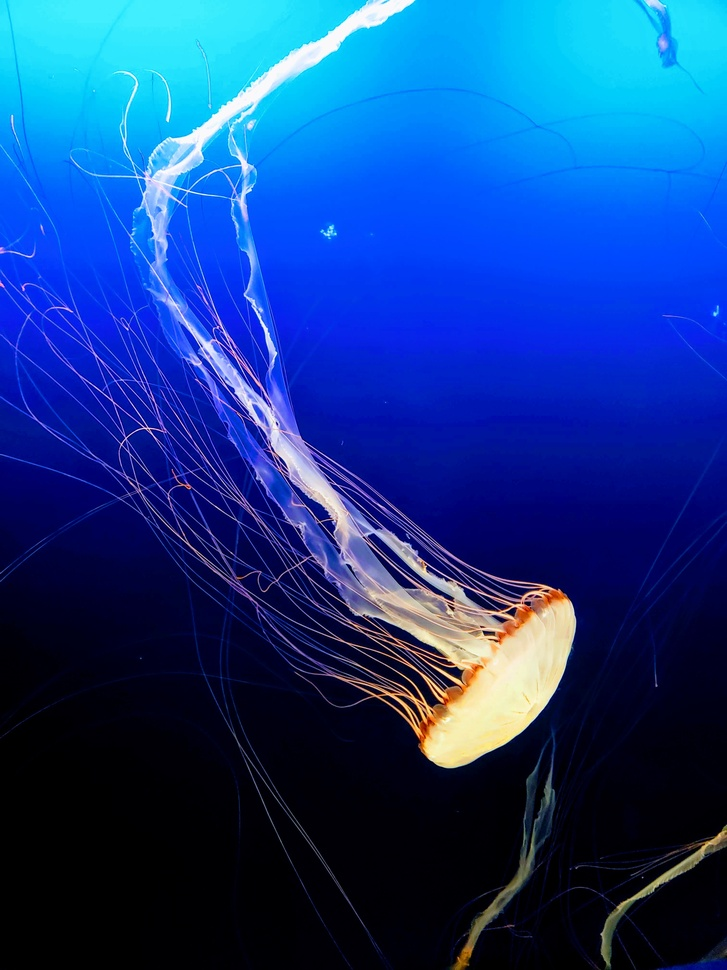
#> input picture 11_imageops/jellyfish.jpg, 727 x 970 px, shrunk from 3024 x 4032 before the run
$ python apply_posterize.py
#> lines starting #> are read from the running program, lines starting #| are printed output that depends on the picture
# apply_posterize.py

from PIL import Image, ImageOps


def posterize(image_path, output_path, bits):
#> called with image_path = 'jellyfish.jpg', output_path = 'jelly_posterize.jpg', bits = 2
    image = Image.open(image_path)
#> image is the input picture: PIL image 727x970 RGB; mean R, G, B 19.5, 61.9, 136.8
    converted_image = ImageOps.posterize(image, bits=bits)
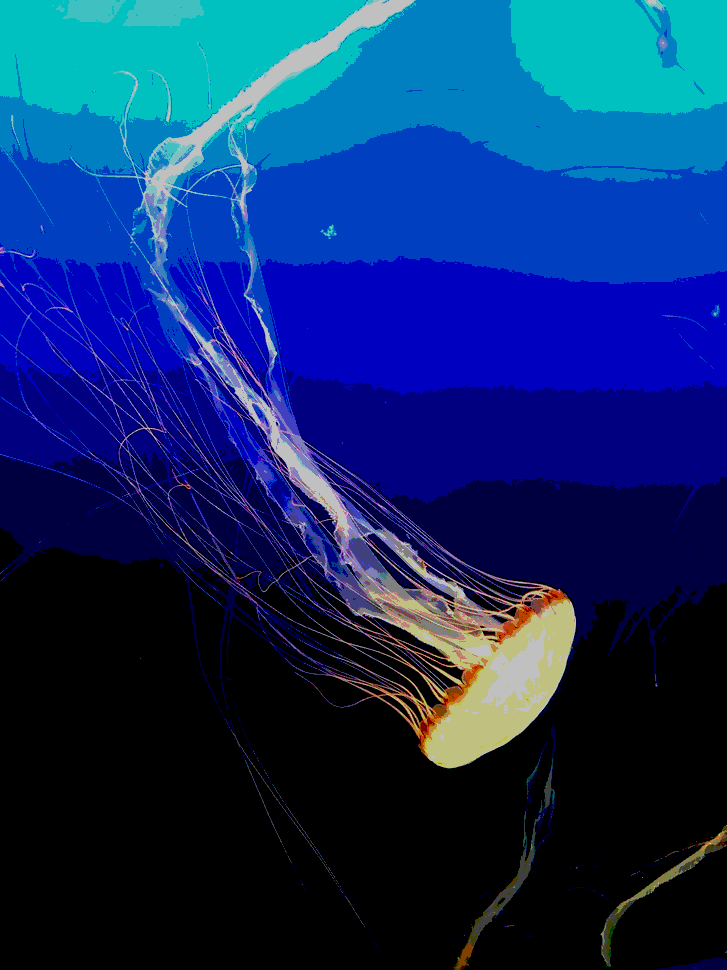
#> converted_image: PIL image 727x970 RGB; mean R, G, B 12.6, 44.4, 102.4
    converted_image.save(output_path)


if __name__ == "__main__":
    posterize("jellyfish.jpg", "jelly_posterize.jpg", bits=2)
